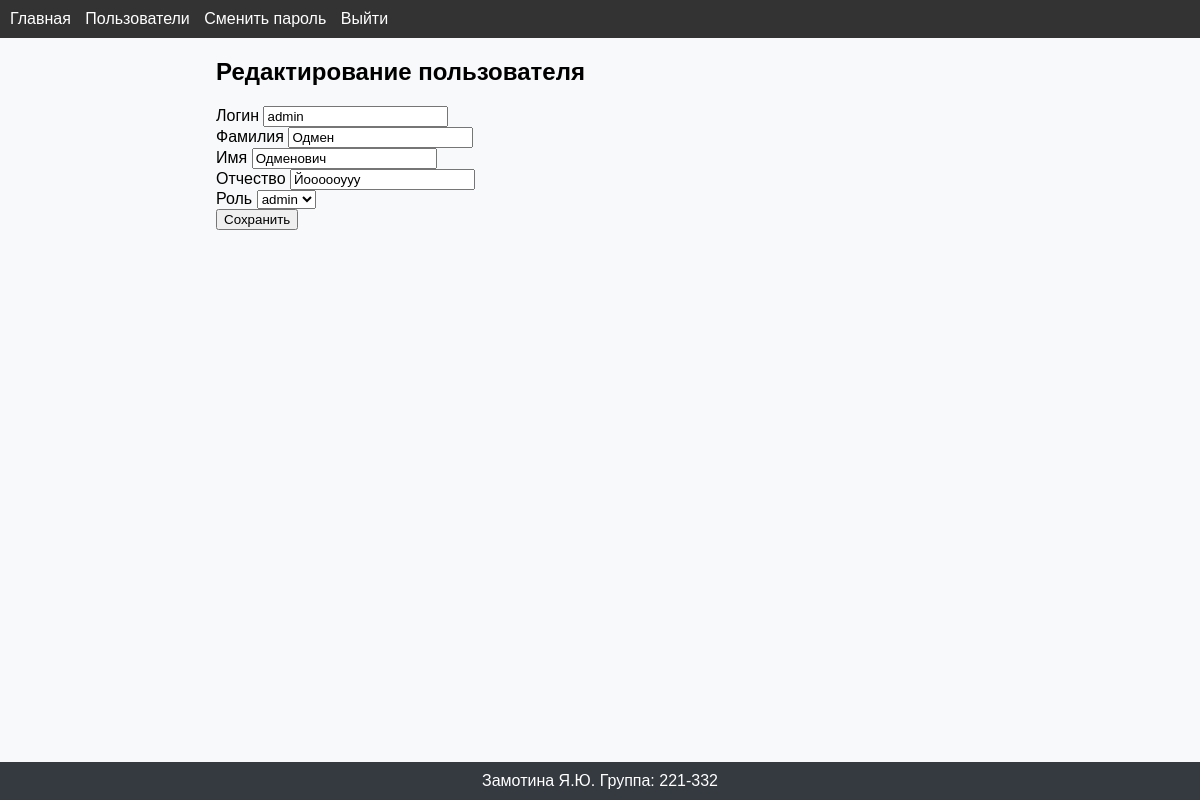
Screenshot of /edit_user/1 (signed in) with the database file from the repository.
### app.py (models this page shows)
class User(UserMixin, db.Model):
    id = db.Column(db.Integer, primary_key=True)
    login = db.Column(db.String(50), nullable=False, unique=True)
    password = db.Column(db.String(128), nullable=False)
    surname = db.Column(db.String(50))
    first_name = db.Column(db.String(50), nullable=False)
    middle_name = db.Column(db.String(50))
    role_id = db.Column(db.Integer, db.ForeignKey('role.id'))
    created_at = db.Column(db.DateTime, nullable=False, default=datetime.utcnow)

class Role(db.Model):
    id = db.Column(db.Integer, primary_key=True)
    name = db.Column(db.String(50), nullable=False)
    description = db.Column(db.String(200))

### app.py (the view, shortened to what this page needs)
@app.route('/edit_user/<int:user_id>', methods=['GET', 'POST'])
@login_required
def edit_user(user_id):
    user = User.query.get_or_404(user_id)
    roles = Role.query.all()
    return render_template('edit_user.html', user=user, roles=roles)

### app.py (called while the page is built)
@login_manager.user_loader
def load_user(user_id):
    user = User.query.get(int(user_id))
    return user

### templates/edit_user.html (shortened to what this page needs)
{% extends "base.html" %}
{% block content %}
<div class="container">
  <h2>Редактирование пользователя</h2>
  <form method="post">
    <div class="form-group">
      <label for="login" class="form-label">Логин</label>
      <input id="login" name="login" type="text" class="form-control" value="{{ user.login }}" readonly>
    </div>
    <div class="form-group">
      <label for="surname" class="form-label">Фамилия</label>
      <input id="surname" name="surname" type="text" class="form-control" value="{{ user.surname }}">
    </div>
    <div class="form-group">
      <label for="first_name" class="form-label">Имя</label>
      <input id="first_name" name="first_name" type="text" class="form-control" value="{{ user.first_name }}">
    </div>
    <div class="form-group">
      <label for="middle_name" class="form-label">Отчество</label>
      <input id="middle_name" name="middle_name" type="text" class="form-control" value="{{ user.middle_name }}">
    </div>
    <div class="form-group">
      <label for="role_id" class="form-label">Роль</label>
      <select id="role_id" name="role_id" class="form-control">
        {% for role in roles %}
          <option value="{{ role.id }}" {% if role.id == user.role_id %} selected {% endif %}>{{ role.name }}</option>
        {% endfor %}
      </select>
    </div>
    <button type="submit" class="btn btn-primary">Сохранить</button>
  </form>
</div>
{% endblock %}

### static/styles.css (style rules this page uses)
body { font-family: Arial, sans-serif; margin: 0; padding: 0; background-color: #f8f9fa; }
.container { width: 80%; margin: auto; }
h1, h2, h3, h4, h5, h6 { margin-top: 20px; }

### rows the page displays
User: login "admin", surname "Одмен", first_name "Одменович", middle_name "Йоооооууу", role_id "admin"
